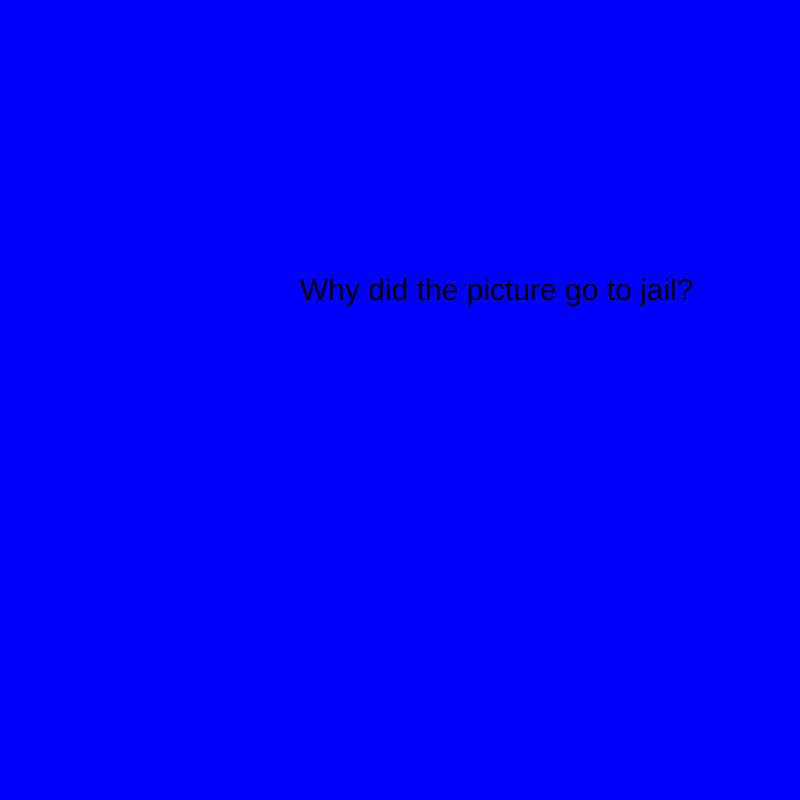
Frame 1 (no input)
Frame 60 (no input): identical to frame 1, image omitted
Frame 120 (the mouse pressed at the canvas centre since frame 60): identical to frame 1, image omitted

The p5.js sketch that drew this single still picture (run headless with seeded random() and noise() and a simulated clock; from frame 60 on, the mouse is pressed at the canvas centre):

// p5.js sketch
// ── sketch.js
var myState = 0;
var timer = 0 ;

function setup() {
  // put setup code here
  createCanvas(800, 800) ;
}

function draw() {
  // put drawing code here
  background('blue') ;
  textSize(30) ;

switch(myState) {

  case 0:
  text("Why did the picture go to jail?", 300, 300) ;
  timer++ ;
  if (timer > 200) {
    myState = 1 ;
    timer= 0 ;
  }
  break ;

  case 1:
  text("because it was framed", 300, 300) ;
  timer++ ;
  if(timer > 200) {
    myState = 0;
    timer = 0 ;
  }
  break ;


}

}
